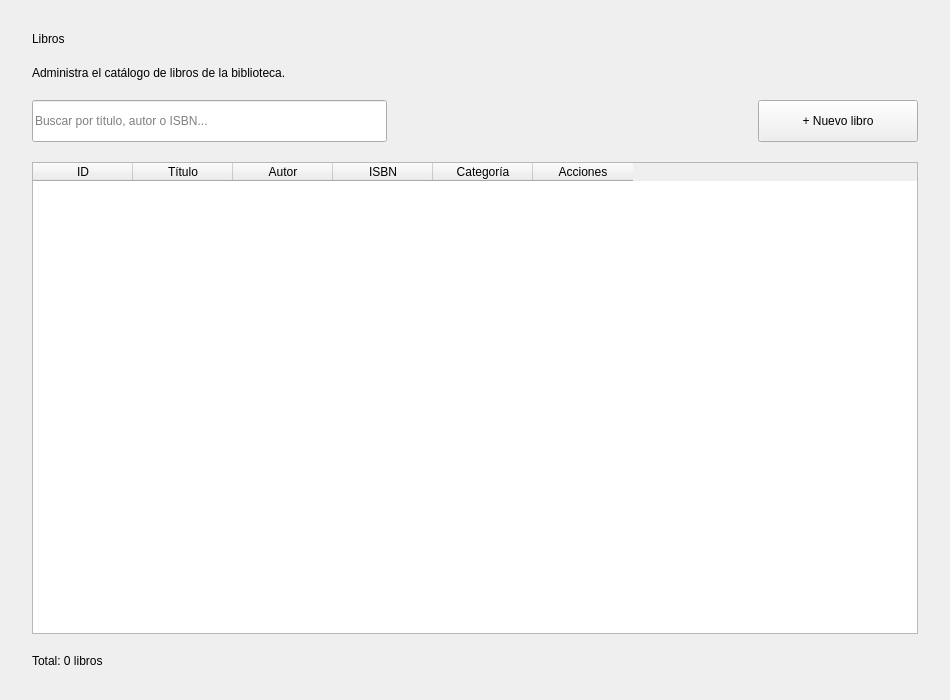
<?xml version="1.0" encoding="UTF-8"?>
<ui version="4.0">
 <class>LibrosPage</class>
 <widget class="QWidget" name="LibrosPage">
  <property name="geometry">
   <rect>
    <x>0</x>
    <y>0</y>
    <width>950</width>
    <height>700</height>
   </rect>
  </property>
  <property name="windowTitle">
   <string>Libros</string>
  </property>
  <layout class="QVBoxLayout" name="layoutPrincipal">
   <property name="spacing">
    <number>20</number>
   </property>
   <property name="leftMargin">
    <number>32</number>
   </property>
   <property name="topMargin">
    <number>32</number>
   </property>
   <property name="rightMargin">
    <number>32</number>
   </property>
   <property name="bottomMargin">
    <number>32</number>
   </property>
   <item>
    <widget class="QLabel" name="lblTitulo">
     <property name="text">
      <string>Libros</string>
     </property>
    </widget>
   </item>
   <item>
    <widget class="QLabel" name="lblDescripcion">
     <property name="text">
      <string>Administra el catálogo de libros de la biblioteca.</string>
     </property>
    </widget>
   </item>
   <item>
    <layout class="QHBoxLayout" name="layoutHerramientas">
     <property name="spacing">
      <number>16</number>
     </property>
     <item>
      <widget class="QLineEdit" name="txtBuscar">
       <property name="minimumSize">
        <size>
         <width>250</width>
         <height>42</height>
        </size>
       </property>
       <property name="placeholderText">
        <string>Buscar por título, autor o ISBN...</string>
       </property>
      </widget>
     </item>
     <item>
      <spacer name="espaciadorHorizontal">
       <property name="orientation">
        <enum>Qt::Horizontal</enum>
       </property>
       <property name="sizeHint" stdset="0">
        <size>
         <width>40</width>
         <height>20</height>
        </size>
       </property>
      </spacer>
     </item>
     <item>
      <widget class="QPushButton" name="btnNuevoLibro">
       <property name="minimumSize">
        <size>
         <width>160</width>
         <height>42</height>
        </size>
       </property>
       <property name="text">
        <string>+ Nuevo libro</string>
       </property>
      </widget>
     </item>
    </layout>
   </item>
   <item>
    <widget class="QTableWidget" name="tablaLibros">
     <property name="selectionBehavior">
      <enum>QAbstractItemView::SelectRows</enum>
     </property>
     <property name="selectionMode">
      <enum>QAbstractItemView::SingleSelection</enum>
     </property>
     <property name="editTriggers">
      <set>QAbstractItemView::NoEditTriggers</set>
     </property>
     <property name="columnCount">
      <number>6</number>
     </property>
     <column>
      <property name="text">
       <string>ID</string>
      </property>
     </column>
     <column>
      <property name="text">
       <string>Título</string>
      </property>
     </column>
     <column>
      <property name="text">
       <string>Autor</string>
      </property>
     </column>
     <column>
      <property name="text">
       <string>ISBN</string>
      </property>
     </column>
     <column>
      <property name="text">
       <string>Categoría</string>
      </property>
     </column>
     <column>
      <property name="text">
       <string>Acciones</string>
      </property>
     </column>
    </widget>
   </item>
   <item>
    <widget class="QLabel" name="lblTotal">
     <property name="text">
      <string>Total: 0 libros</string>
     </property>
    </widget>
   </item>
  </layout>
 </widget>
 <resources/>
 <connections/>
</ui>
